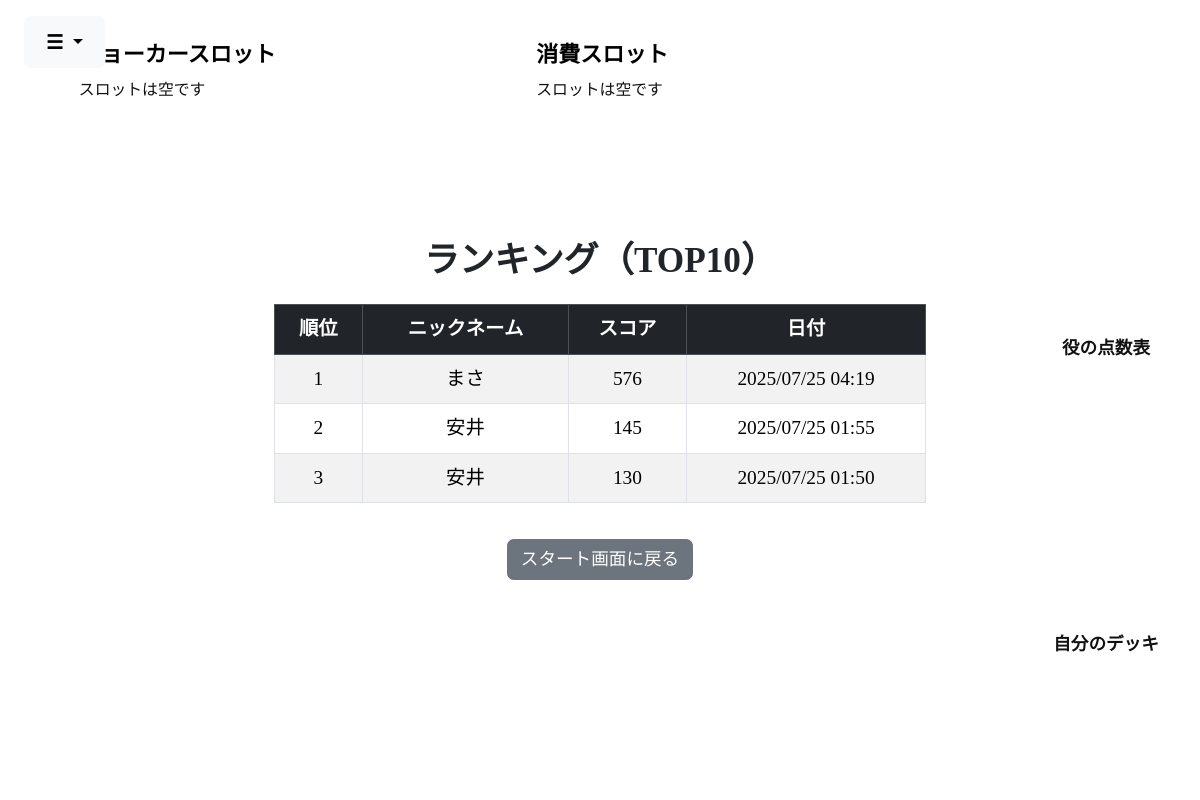
/ranking/, run on an earlier commit of the app's database.
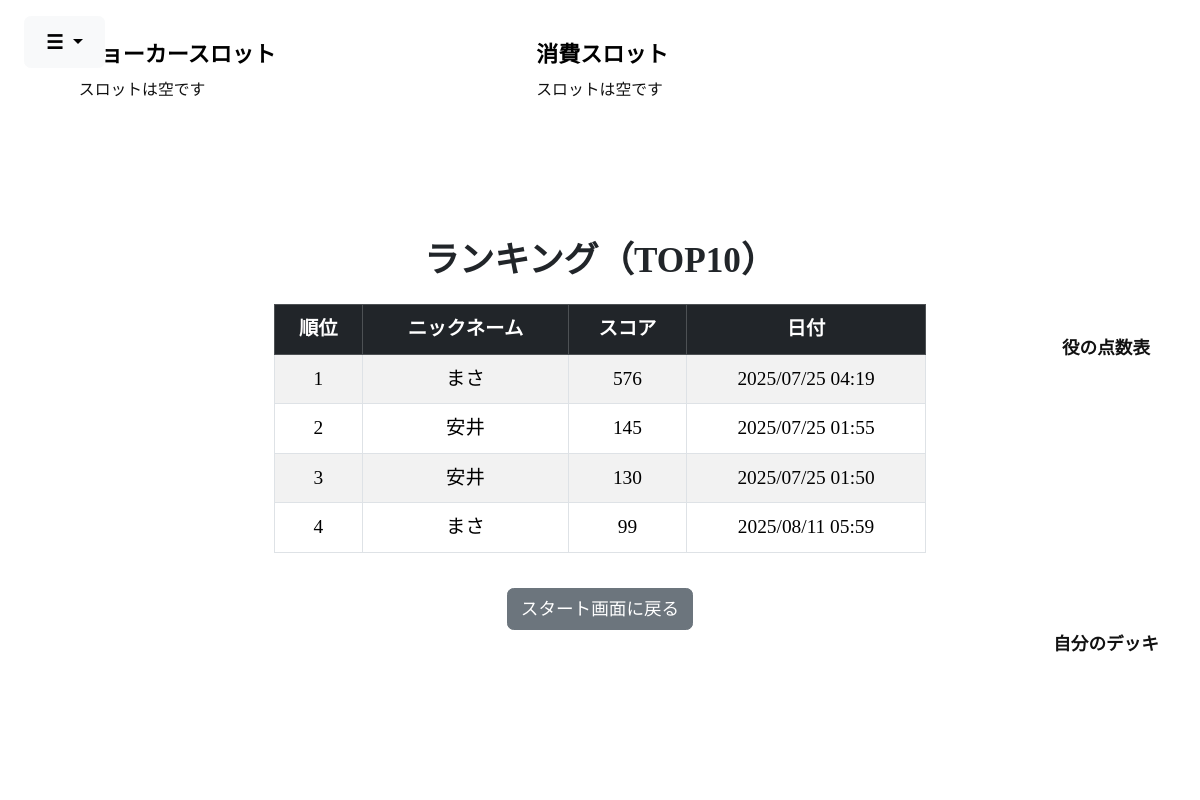
And on a later commit of the database.
### game/models.py (models this page shows, shortened)
class RankRecord(models.Model):
    nickname = models.CharField(max_length=30)
    score = models.PositiveIntegerField()
    date = models.DateTimeField(auto_now_add=True)

### game/views.py (the view)
# urls.py: path("ranking/", views.RankingView.as_view(), name="ranking"),
class RankingView(TemplateView):
    template_name = "game/ranking.html"
    def get_context_data(self, **kwargs):
        context = super().get_context_data(**kwargs)
        context["top_scores"] = RankRecord.objects.order_by("-score")[:10]
        return context

### game/context_processors.py (called while the page is built, shortened)
def card_slots(request):
    game_id = request.session.get("game_id")
    if not game_id:
        return {}

def score_table_context(request):
    raw_table = {
        (0, 0): 2, (0, 1): 3, (1, 0): 3,
        (0, 2): 5, (1, 1): 5, (2, 0): 7,
        (0, 3): 11, (1, 2): 11, (2, 1): 13,
        (3, 0): 17, (0, 4): 19, (1, 3): 19,
        (2, 2): 23, (4, 0): 29
    }
    items = [ (f"{k[0]}H{k[1]}B", v) for k, v in raw_table.items() ]
    paired_rows = [ items[i:i+2] for i in range(0, len(items), 2) ]
    return {'score_table_rows': paired_rows}

### templates/game/ranking.html (shortened to what this page needs)
{% extends "game/base.html" %}
{% block content %}
    <div class="container text-center ranking-page mb-5">
    <h2 class="text-dark ranking-title">ランキング（TOP10）</h2>
    <div class="ranking-wrap">
        <div class="table-scroll">
        <table class="table table-striped table-bordered ranking-table">
            <thead class="table-dark">
            <tr>
                <th>順位</th>
                <th>ニックネーム</th>
                <th>スコア</th>
                <th>日付</th>
            </tr>
            </thead>
            <tbody>
            {% for record in top_scores %}
            <tr>
                <td>{{ forloop.counter }}</td>
                <td>{{ record.nickname }}</td>
                <td>{{ record.score }}</td>
                <td>{{ record.date|date:"Y/m/d H:i" }}</td>
            </tr>
            {% empty %}
            <tr>
                <td colspan="4">まだ記録がありません。</td>
            </tr>
            {% endfor %}
            </tbody>
        </table>
        </div>
        <a href="{% url 'game_start' %}" class="btn btn-secondary mt-3 ranking-back-btn">
        スタート画面に戻る
        </a>
    </div>
</div>
{% endblock %}

What changed in the data, as far as the page shows it:
added RankRecord: nickname "まさ", score "99", date "2025/08/11 05:59"
